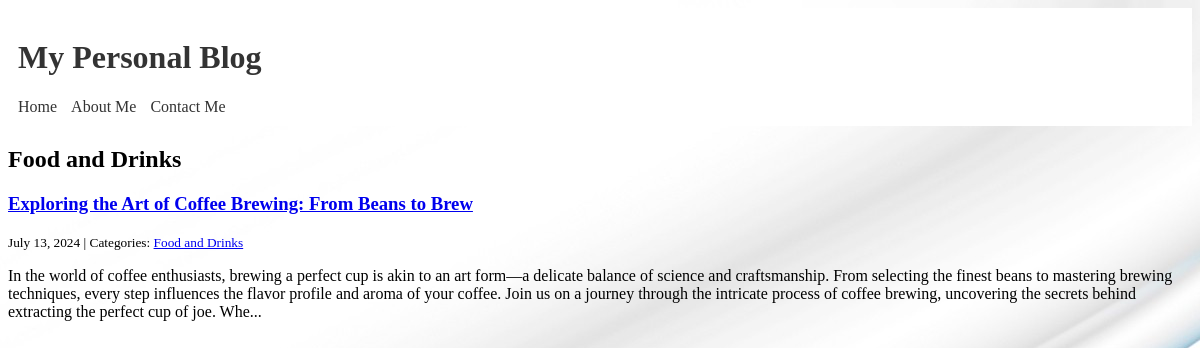
The page /category/Food and Drinks/ on the database its author committed.
### blog/models.py (models this page shows)
class Category(models.Model):
    name = models.CharField(max_length=30)
    class Meta:
        verbose_name_plural = "categories"

class Post(models.Model):
    title = models.CharField(max_length=255)
    body = models.TextField()
    created_on = models.DateTimeField(auto_now_add=True)
    last_modified = models.DateTimeField(auto_now=True)
    categories = models.ManyToManyField("Category", related_name="posts")

### blog/views.py (the view)
# urls.py: path('category/<category>/', views.blog_category, name='blog_category'),
def blog_category(request, category):
    posts = Post.objects.filter(
        categories__name__contains=category
    ).order_by("-created_on")
    context = {
        "category": category,
        "posts": posts,
    }
    return render(request, "blog/category.html", context)

### blog/templates/blog/category.html
{% extends "blog/index.html" %}
{% block page_title %}
<h2>{{ category }}</h2>
{% endblock page_title %}

### blog/templates/blog/index.html (shortened to what this page needs)
{% extends "base.html" %}
{% block page_content %}
    {% block posts %}
        {% for post in posts %}
            <h3><a href="{% url 'blog_detail' post.pk %}">{{ post.title }}</a></h3>
            <small>
                {{ post.created_on.date }} | Categories:
                {% for category in post.categories.all %}
                    <a href="{% url 'blog_category' category.name %}">
                        {{ category.name }}
                    </a>
                {% endfor %}
            </small>
            <p>{{ post.body | slice:":400" }}...</p>
        {% endfor %}
    {% endblock posts %}
{% endblock page_content %}

### templates/base.html (style rules this page uses)
body { background-image: url('33.jpg'); background-repeat: no-repeat; }

### rows shown on the page
Category: name "Food and Drinks"
Post: title "Exploring the Art of Coffee Brewing: From Beans to Brew", created_on "July 13, 2024", body "In the world of coffee enthusiasts, brewing a perfect cup is akin to an art form—a delicate balance of science and craftsmanship. From selecting the finest beans to mastering brewing techniques, every step influences the flavor profile and aroma of your coffee. Join us on a journey through the intricate process of coffee brewing, uncovering the secrets behind extracting the perfect cup of joe. Whe"
